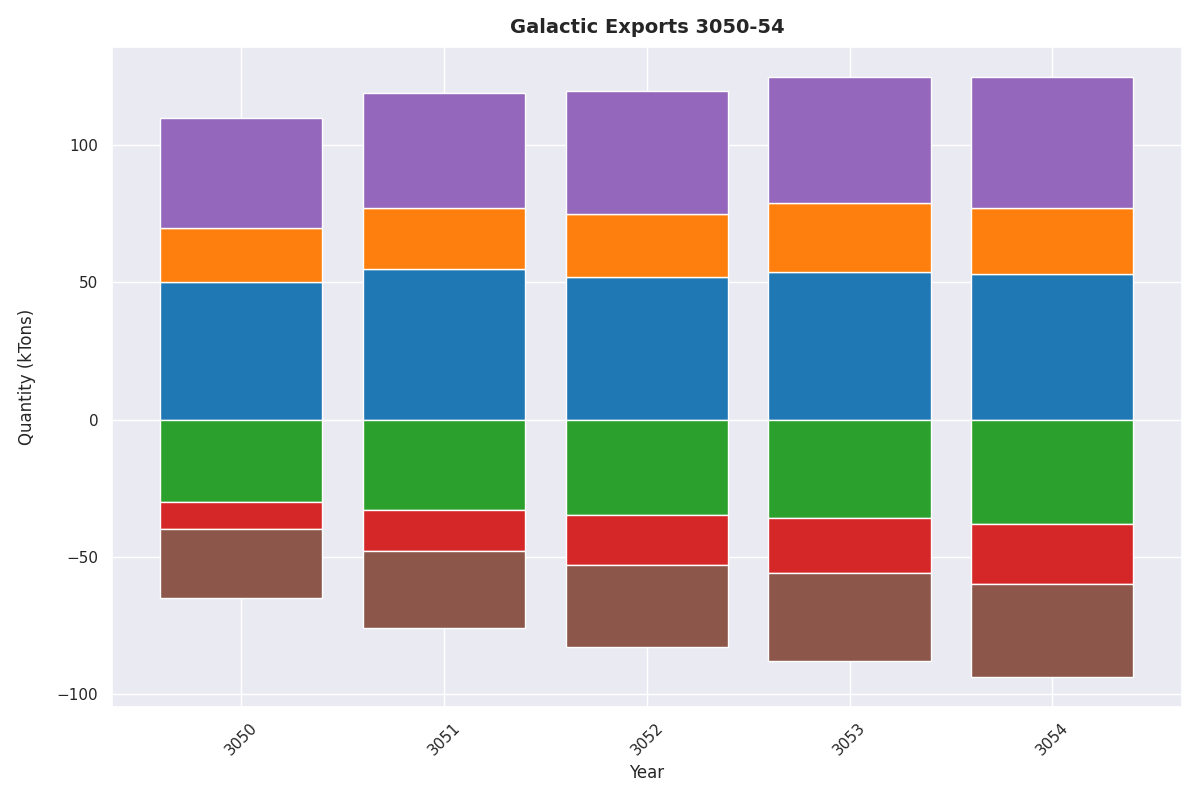

This figure's Python source:
import matplotlib.pyplot as plt
import numpy as np

years = np.arange(3050, 3055)
exports = {
    'Zerion': [50, 55, 52, 54, 53],
    'Yutopia': [20, 22, 23, 25, 24],
    'Cetheron': [-30, -33, -35, -36, -38],
    'Luthar': [-10, -15, -18, -20, -22],
    'Xanadu': [40, 42, 45, 46, 48],
    'Hyperion': [-25, -28, -30, -32, -34]
}

new_colors = ['#1F77B4', '#FF7F0E', '#2CA02C', '#D62728', '#9467BD', '#8C564B']

fig, ax = plt.subplots(figsize=(12, 8))

ax.bar(years, exports['Zerion'], color=new_colors[0])
ax.bar(years, exports['Yutopia'], bottom=exports['Zerion'], color=new_colors[1])
ax.bar(years, exports['Cetheron'], color=new_colors[2], align='center')
ax.bar(years, exports['Luthar'], bottom=exports['Cetheron'], color=new_colors[3], align='center')
ax.bar(years, exports['Xanadu'], bottom=[sum(x) for x in zip(exports['Zerion'], exports['Yutopia'])], color=new_colors[4])
ax.bar(years, exports['Hyperion'], bottom=[sum(x) for x in zip(exports['Cetheron'], exports['Luthar'])], color=new_colors[5], align='center')

ax.set_title("Galactic Exports 3050-54", fontsize=14, fontweight='bold', pad=10)
ax.set_xlabel("Year", fontsize=12)
ax.set_ylabel("Quantity (kTons)", fontsize=12, labelpad=15)

plt.xticks(years, rotation=45)

plt.tight_layout()
plt.show()
